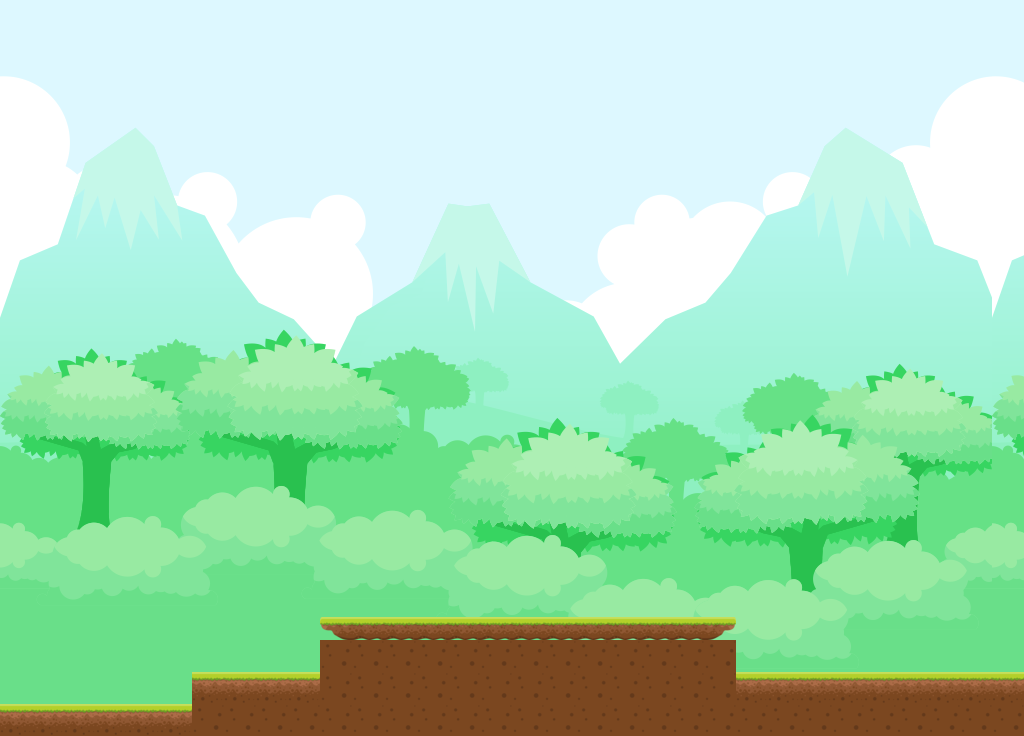

Rendered tile map (Tiled .tmx) drawn with the repository's tilesets; below, a short description and the map source with its tile grids summarised:
An orthogonal 32x23 tile map with 32x32 px tiles, 2 tile layers (base layer, ground layer), 2 tilesets and 4 objects.

<map version="1.9" tiledversion="1.9.1" orientation="orthogonal" renderorder="right-down" width="32" height="23" tilewidth="32" tileheight="32" infinite="0" nextlayerid="6" nextobjectid="15">
 <tileset firstgid="1" name="background" tilewidth="32" tileheight="32" tilecount="713" columns="31">
  <image source="../images/background.png" width="1000" height="750" />
 </tileset>
 <tileset firstgid="714" name="ground_layer" tilewidth="32" tileheight="32" tilecount="18" columns="0">
  <grid orientation="orthogonal" width="1" height="1" />
  <tile id="0">
   <image width="32" height="32" source="../images/ground_tiles/1.png" />
  </tile>
  <tile id="1">
   <image width="32" height="32" source="../images/ground_tiles/2.png" />
  </tile>
  <tile id="2">
   <image width="32" height="32" source="../images/ground_tiles/3.png" />
  </tile>
  <tile id="3">
   <image width="32" height="32" source="../images/ground_tiles/4.png" />
  </tile>
  <tile id="4">
   <image width="32" height="32" source="../images/ground_tiles/5.png" />
  </tile>
  <tile id="5">
   <image width="32" height="32" source="../images/ground_tiles/6.png" />
  </tile>
  <tile id="6">
   <image width="32" height="32" source="../images/ground_tiles/7.png" />
  </tile>
  <tile id="7">
   <image width="32" height="32" source="../images/ground_tiles/8.png" />
  </tile>
  <tile id="8">
   <image width="32" height="32" source="../images/ground_tiles/9.png" />
  </tile>
  <tile id="9">
   <image width="32" height="32" source="../images/ground_tiles/10.png" />
  </tile>
  <tile id="10">
   <image width="32" height="32" source="../images/ground_tiles/11.png" />
  </tile>
  <tile id="11">
   <image width="32" height="32" source="../images/ground_tiles/12.png" />
  </tile>
  <tile id="12">
   <image width="32" height="23" source="../images/ground_tiles/13.png" />
  </tile>
  <tile id="13">
   <image width="32" height="23" source="../images/ground_tiles/14.png" />
  </tile>
  <tile id="14">
   <image width="32" height="23" source="../images/ground_tiles/15.png" />
  </tile>
  <tile id="15">
   <image width="32" height="32" source="../images/ground_tiles/16.png" />
  </tile>
  <tile id="16">
   <image width="32" height="25" source="../images/ground_tiles/17.png" />
  </tile>
  <tile id="17">
   <image width="32" height="32" source="../images/ground_tiles/18.png" />
  </tile>
 </tileset>
 <layer id="1" name="base layer" width="32" height="23">
  <data>[736 cells, 736 non-empty, 713 distinct tile ids]</data>
 </layer>
 <layer id="3" name="ground layer" width="32" height="23">
  <data>[736 cells, 84 non-empty, 5 distinct tile ids]</data>
 </layer>
 <objectgroup id="5" name="ground">
  <object id="9" x="319" y="617" width="416" height="118" />
  <object id="12" x="193" y="673" width="125" height="62" />
  <object id="13" x="-1" y="704" width="194" height="31" />
  <object id="14" x="735" y="671" width="288" height="63" />
 </objectgroup>
</map>